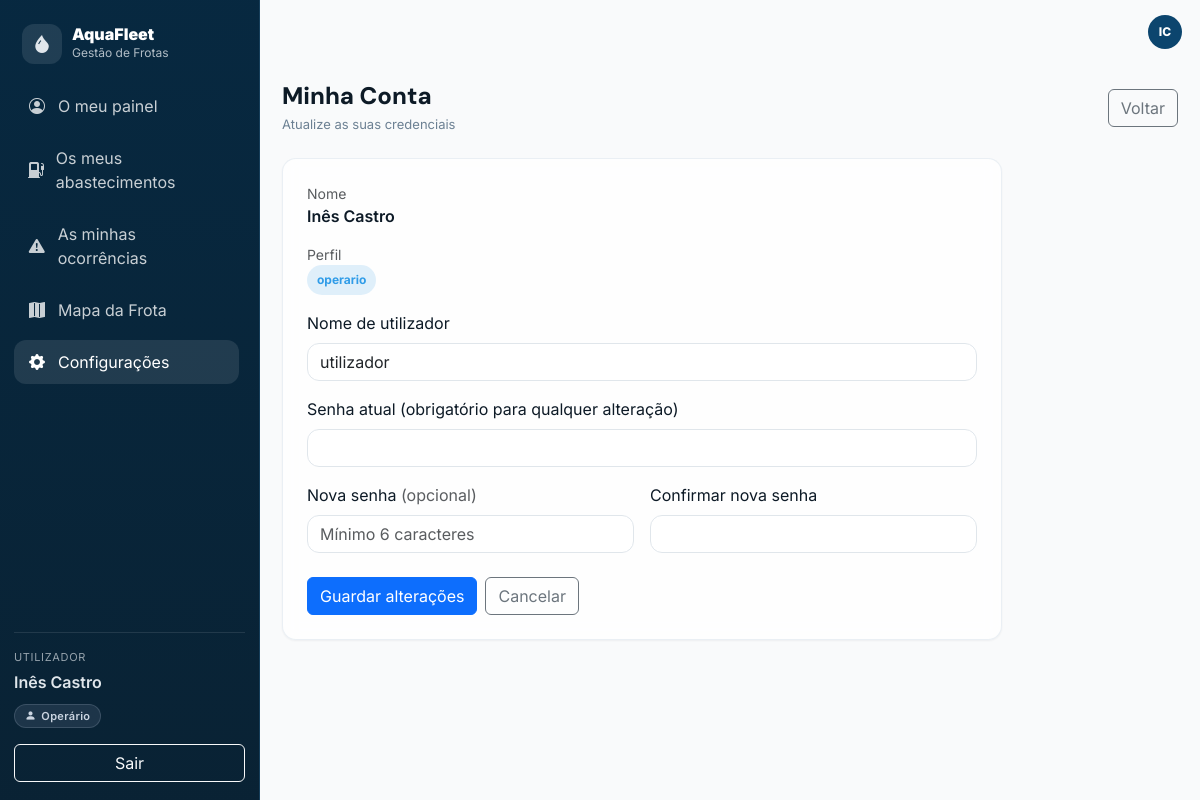
The app's page /configuracoes/minha_conta.php (signed in), older data.
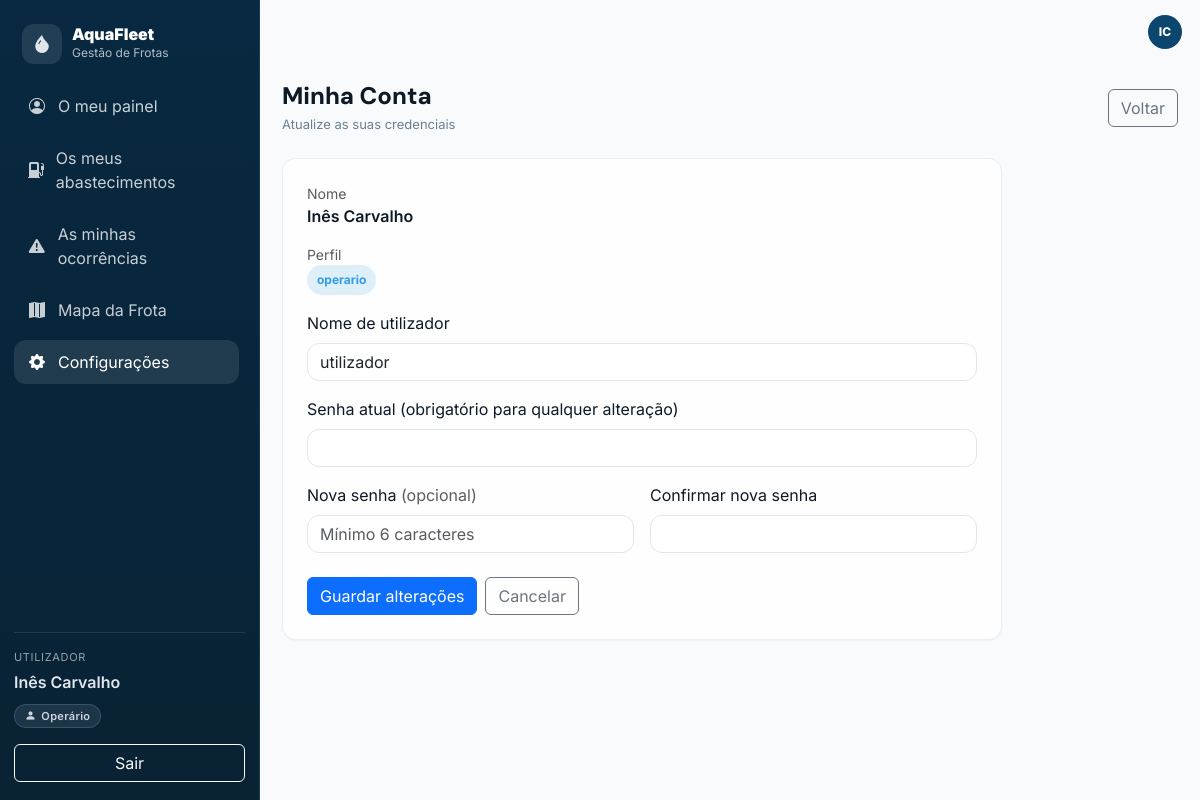
The same page, newer data.
### tables this page shows
CREATE TABLE `usuarios` (
  `id` int(10) UNSIGNED NOT NULL,
  `colaborador_id` int(10) UNSIGNED DEFAULT NULL,
  `nome` varchar(120) NOT NULL,
  `username` varchar(60) NOT NULL,
  `senha` varchar(60) NOT NULL,
  `perfil` varchar(40) NOT NULL DEFAULT 'Gestor',
  `ativo` tinyint(1) NOT NULL DEFAULT 1,
  `criado_em` timestamp NOT NULL DEFAULT current_timestamp(),
  `motorista_id` int(10) UNSIGNED DEFAULT NULL COMMENT 'Ligação ao motorista (para perfil operário)'
);

### inc/auth.php (called while the page is built, shortened)
<?php
function perfil_atual(): string {
  return strtolower(trim($_SESSION['user_perfil'] ?? 'operario'));
}

### configuracoes/minha_conta.php (the view, shortened to what the changed rows need)
<?php
require_once __DIR__ . "/../inc/auth.php";
require_once __DIR__ . "/../inc/database.php";
require_once __DIR__ . "/../inc/header.php";
function h($s){ return htmlspecialchars((string)$s, ENT_QUOTES, 'UTF-8'); }
$userId = (int)($_SESSION['user_id'] ?? 0);
$stmt = mysqli_prepare($ligacao, "SELECT id, nome, username, perfil, senha FROM usuarios WHERE id=? LIMIT 1");
mysqli_stmt_bind_param($stmt, "i", $userId);
mysqli_stmt_execute($stmt);
$res = mysqli_stmt_get_result($stmt);
$me  = $res ? mysqli_fetch_assoc($res) : null;
?>
<div class="mb-4 d-flex align-items-center justify-content-between flex-wrap gap-2">
  <div>
    <h1 class="page-title">Minha Conta</h1>
  </div>
</div>
<div class="glass-card p-4" style="max-width:720px;">
  <div class="mb-3">
    <div class="small text-muted">Nome</div>
    <div class="fw-semibold"><?php echo h($me['nome']); ?></div>
  </div>
  <div class="mb-3">
    <div class="small text-muted">Perfil</div>
    <span class="badge-pill badge-info-soft"><?php echo h($me['perfil']); ?></span>
  </div>
  <form method="post" class="mt-3">
    <div class="row g-3">
      <div class="col-12">
        <label class="form-label">Nome de utilizador</label>
        <input class="form-control" name="username" value="<?php echo h($me['username']); ?>" required>
      </div>
    </div>
  </form>
</div>
<?php
require_once __DIR__ . "/../inc/footer.php";
?>

### inc/header.php (shortened to what the changed rows need)
<?php
$BASE_URL = rtrim(dirname($_SERVER['SCRIPT_NAME']), '/');
?>
<!doctype html>
<html lang="pt">
<head>
  <link rel="stylesheet" href="<?php echo $BASE_URL; ?>/css/bootstrap_css/bootstrap.min.css">
  <link rel="stylesheet" href="https://cdn.jsdelivr.net/npm/bootstrap-icons@1.11.3/font/bootstrap-icons.min.css">
  <link rel="stylesheet" href="<?php echo $BASE_URL; ?>/css/style_css/style.css">
</head>
<body>
<div class="app">
  <aside class="sidebar d-flex flex-column">
    <div class="sidebar-user mt-auto pt-3">
      <?php
        $perfil_badge = perfil_atual();
        $badge_class  = match($perfil_badge) {
          'admin'   => 'badge-perfil badge-admin',
          'gestor'  => 'badge-perfil badge-gestor',
          default   => 'badge-perfil badge-operario',
        };
      ?>
      <div class="small" style="opacity:.65; font-size:11px; text-transform:uppercase; letter-spacing:.06em;">Utilizador</div>
      <div class="fw-semibold mt-1"><?php echo htmlspecialchars($_SESSION['user_nome'] ?? ''); ?></div>
      <div class="mt-2">
        <span class="<?php echo $badge_class; ?>">
        </span>
      </div>
      <a class="btn btn-outline-light w-100 mt-3" href="<?php echo $BASE_URL; ?>/logout.php">Sair</a>
    </div>
  </aside>
  <div class="mainwrap">
    <div class="content">

Row changes from the older to the newer data that the page shows:
changed usuarios "operario": nome "Inês Castro" → "Inês Carvalho"
Text that changed along with them:
$_SESSION['user_nome']: "Inês Castro" → "Inês Carvalho"
